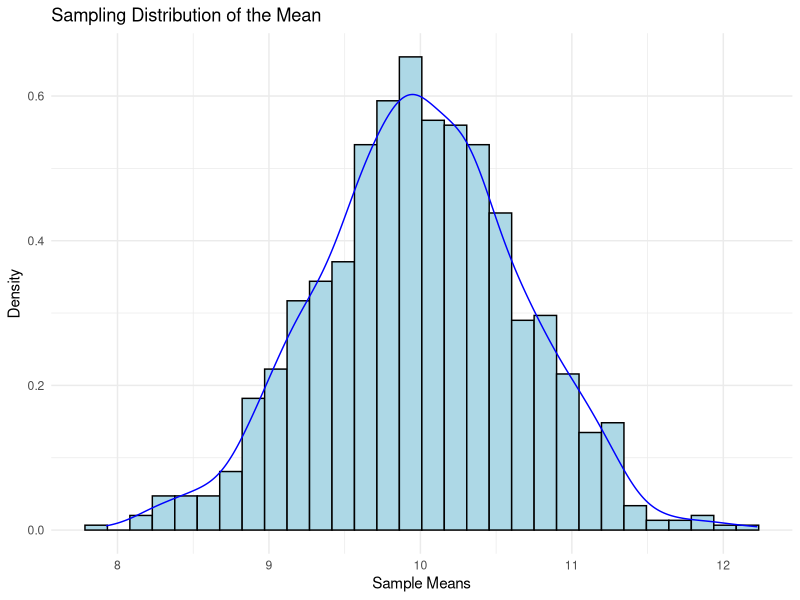

Write the R code that produced this figure.
## ---- chunk 1
# Load required libraries
library(ggplot2)

# Set seed for reproducibility
set.seed(123)

# Define population parameters
population_mean <- 10
population_sd <- 5

# Define sample size and number of samples
sample_size <- 50
num_samples <- 1000

# Generate random samples and calculate sample means
sample_means <- replicate(num_samples, mean(rnorm(sample_size, mean = population_mean, sd = population_sd)))

# Plot the distribution of sample means
ggplot(data.frame(sample_means), aes(x = sample_means)) +
  geom_histogram(aes(y = ..density..), bins = 30, fill = "lightblue", color = "black") +
  geom_density(color = "blue") +
  ggtitle("Sampling Distribution of the Mean") +
  xlab("Sample Means") +
  ylab("Density") +
  theme_minimal()

## ---- chunk 2
# Define the sample data
sample_data <- c(12, 15, 18, 20, 22, 24, 25, 28, 30, 32)

# Calculate the sample mean and standard deviation
sample_mean <- mean(sample_data)
sample_sd <- sd(sample_data)

# Calculate the standard error
standard_error <- sample_sd / sqrt(length(sample_data))

# Calculate the 95% confidence interval
alpha <- 0.05
critical_value <- qnorm(1 - alpha / 2)
margin_of_error <- critical_value * standard_error
confidence_interval <- c(sample_mean - margin_of_error, sample_mean + margin_of_error)
